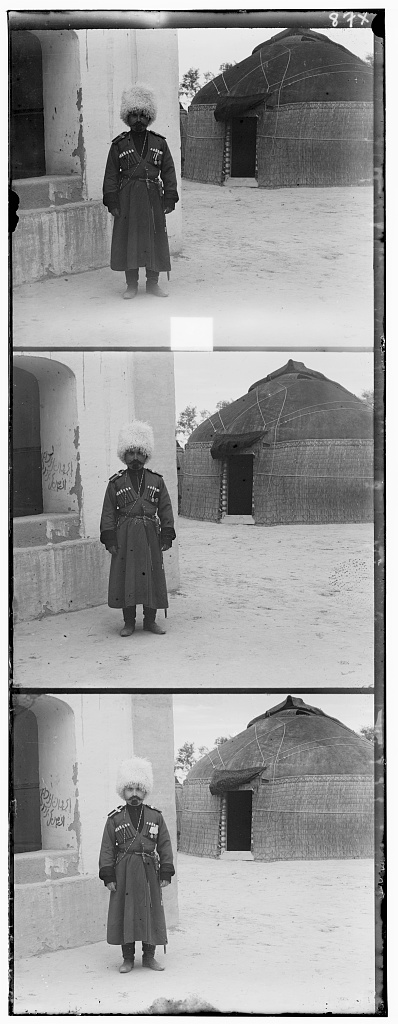
#> input picture soldier-big.jpg, 398 x 1024 px
$ python main.py
#> lines starting #> are read from the running program, lines starting #| are printed output that depends on the picture
import cv2
import numpy as np
import time
import os

# Images URLs

# Laica 1863
# https://www.loc.gov/pictures/resource/prok.00336/?co=prok

# San Nicolas 01368
# https://www.loc.gov/pictures/collection/prok/item/2018680847/

# Soldier 01317
# https://www.loc.gov/pictures/collection/prok/item/2018681235/

def alinear_canales_avanzado(canal_a_mover, canal_base, metodo='ncc', margen_busqueda=15):
    """
    Busca el mejor desplazamiento (dx, dy) utilizando uno de los 4 métodos de correlación.
    """
    # Recortamos los bordes (15%) para evitar que los marcos negros afecten la correlación
    alto, ancho = canal_base.shape
    c_alto, c_ancho = int(alto * 0.15), int(ancho * 0.15)

    base_crop = canal_base[c_alto:-c_alto, c_ancho:-c_ancho].astype(np.float32)
    mover_crop = canal_a_mover[c_alto:-c_alto, c_ancho:-c_ancho].astype(np.float32)

    mejor_desplazamiento = (0, 0)

    if metodo in ['espacial', 'ncc']:
        # Extraemos una plantilla más pequeña del centro del canal a mover
        template = mover_crop[margen_busqueda:-margen_busqueda, margen_busqueda:-margen_busqueda]

        if metodo == 'espacial':
            # Correlación basada en convolución pura en el espacio (TM_CCORR)
            resultado = cv2.matchTemplate(base_crop, template, cv2.TM_CCORR)
        else:
            # Correlación Normalizada (TM_CCORR_NORMED)
            resultado = cv2.matchTemplate(base_crop, template, cv2.TM_CCORR_NORMED)

        _, _, _, max_loc = cv2.minMaxLoc(resultado)
        # Ajustamos el resultado restando el margen para permitir valores negativos
        dx = max_loc[0] - margen_busqueda
        dy = max_loc[1] - margen_busqueda
        mejor_desplazamiento = (dx, dy)

    elif metodo in ['fourier', 'fase']:
        # Aplicamos una ventana de Hanning para mitigar los artefactos en los bordes por la FFT
        hanning_y = np.hanning(base_crop.shape[0])
        hanning_x = np.hanning(base_crop.shape[1])
        ventana = np.outer(hanning_y, hanning_x)

        base_w = base_crop * ventana
        mover_w = mover_crop * ventana

        # Pasamos al dominio de Fourier
        F_base = np.fft.fft2(base_w)
        F_mover = np.fft.fft2(mover_w)

        # Correlación cruzada = F(base) * conjugado( F(mover) )
        cross_power = F_base * np.conj(F_mover)

        if metodo == 'fase':
            # Correlación de fase: normalizamos por la magnitud
            cross_power /= (np.abs(cross_power) + 1e-5)

        # Volvemos al dominio espacial
        correlacion = np.real(np.fft.ifft2(cross_power))
        correlacion = np.fft.fftshift(correlacion) # Ponemos el (0,0) en el centro

        # Buscamos el pico de correlación
        H_c, W_c = correlacion.shape
        y_max, x_max = np.unravel_index(np.argmax(correlacion), correlacion.shape)

        dy = y_max - H_c // 2
        dx = x_max - W_c // 2
        mejor_desplazamiento = (dx, dy)

    return mejor_desplazamiento


def corregir_canal_fotometricamente(canal, percentil_bajo=5, percentil_alto=95):
    """
    Ajusta el contraste del canal recortando los valores extremos y
    reescalando el resultado al rango [0, 255].
    """
    canal_float = canal.astype(np.float32)

    minimo = np.percentile(canal_float, percentil_bajo)
    maximo = np.percentile(canal_float, percentil_alto)

    if maximo <= minimo:
        return canal.copy()

    canal_recortado = np.clip(canal_float, minimo, maximo)
    canal_normalizado = (canal_recortado - minimo) / (maximo - minimo)
    canal_normalizado = canal_normalizado * 255.0

    return canal_normalizado.astype(np.uint8)


def aplicar_correcciones_fotometricas(b, g, r):
    """
    Aplica una corrección fotométrica independiente a cada canal.
    """
    b_corregido = corregir_canal_fotometricamente(b)
    g_corregido = corregir_canal_fotometricamente(g)
    r_corregido = corregir_canal_fotometricamente(r)

    return b_corregido, g_corregido, r_corregido


def eliminar_defectos(imagen_color, umbral=30, area_maxima=4):
    """
    Elimina solo defectos pequeños y aislados sin degradar la textura general.

    Estrategia:
    - se calcula una mediana local en escala de grises
    - se detectan píxeles muy distintos de su entorno
    - se conservan solo componentes muy pequeñas
    - solo en esas zonas se sustituye por una versión filtrada
    """
    gris = cv2.cvtColor(imagen_color, cv2.COLOR_BGR2GRAY)
    gris_mediana = cv2.medianBlur(gris, 3)

    diferencia = cv2.absdiff(gris, gris_mediana)
    mascara = (diferencia > umbral).astype(np.uint8) * 255

    num_labels, labels, stats, _ = cv2.connectedComponentsWithStats(mascara, connectivity=8)

    mascara_pequena = np.zeros_like(mascara)

    for i in range(1, num_labels):
        area = stats[i, cv2.CC_STAT_AREA]
        if area <= area_maxima:
            mascara_pequena[labels == i] = 255

    imagen_filtrada = cv2.medianBlur(imagen_color, 3)

    imagen_limpia = imagen_color.copy()
    imagen_limpia[mascara_pequena == 255] = imagen_filtrada[mascara_pequena == 255]

    return imagen_limpia


def procesar_imagen_prokudin(ruta_imagen):
#> called with ruta_imagen = 'soldier-big.jpg'
    img = cv2.imread(ruta_imagen, cv2.IMREAD_GRAYSCALE)
#> img is the input picture: shape (1024, 398); min 0, max 255, mean 154.8
    if img is None:
        print(f"Error al cargar la imagen: {ruta_imagen}")
        return None, None, None

    alto = img.shape[0]
#> alto = 1024
    h_tercio = alto // 3
#> h_tercio = 341

    b = img[0:h_tercio, :]
    g = img[h_tercio:2 * h_tercio, :]
    r = img[2 * h_tercio:3 * h_tercio, :]

    print(f"\nProcesando {ruta_imagen}...")
    print("-" * 50)

    # Benchmarking de los métodos
    metodos = ['espacial', 'ncc', 'fourier', 'fase']
    mejores_tiempos = {}

    print("Midiendo tiempos de alineación para el canal Verde (G):")
    for m in metodos:
        inicio = time.time()
        dx, dy = alinear_canales_avanzado(g, b, metodo=m, margen_busqueda=15)
        fin = time.time()
        tiempo_total = fin - inicio
        mejores_tiempos[m] = (tiempo_total, dx, dy)
        print(f" - {m.capitalize():10s}: {tiempo_total:.4f} seg | Desplazamiento: (dx={dx:3d}, dy={dy:3d})")
#> this loop made 4 passes
#> max_loc in alinear_canales_avanzado on passes 1 to 2: (18, 18), (18, 18)
#> (y_max in alinear_canales_avanzado, x_max in alinear_canales_avanzado) on passes 3 to 4: (122, 143), (122, 143)
#|  - Espacial  : 0.0394 seg | Desplazamiento: (dx=  3, dy=  3)
#|  - Ncc       : 0.0056 seg | Desplazamiento: (dx=  3, dy=  3)
#|  - Fourier   : 0.0344 seg | Desplazamiento: (dx=  3, dy=  3)
#|  - Fase      : 0.0355 seg | Desplazamiento: (dx=  3, dy=  3)
#> after the loop, mejores_tiempos = {'espacial': (0.0394, 3, 3), 'ncc': (0.00565, 3, 3), 'fourier': (0.0344, 3, 3), 'fase': (0.0355, 3, 3)}

    # Escoger el método más rápido (excluyendo el 'espacial' puro si es muy errático)
    # Por lo general, NCC o Fase darán los mejores resultados reales. Usaremos 'ncc' por defecto
    # como punto de equilibrio perfecto entre velocidad y precisión.
    metodo_elegido = 'ncc'
    print(f"\nUsando '{metodo_elegido}' para el alineado final...")

    # Alineación G
    tiempo_g, dx_g, dy_g = mejores_tiempos[metodo_elegido]
#> tiempo_g = 0.00565; dx_g = 3; dy_g = 3
    g_alineado = np.roll(g, dy_g, axis=0)
    g_alineado = np.roll(g_alineado, dx_g, axis=1)

    # Alineación R
    dx_r, dy_r = alinear_canales_avanzado(r, b, metodo=metodo_elegido, margen_busqueda=15)
#> in alinear_canales_avanzado (call 5), `resultado = cv2.matchTemplate(base_crop, template, cv2.TM_CCORR_NORMED)`:
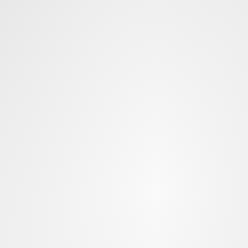
#> resultado: shape (31, 31) float32 (shown 8 times larger); min 0.913, max 0.983, mean 0.95
#> in alinear_canales_avanzado (call 5), `_, _, _, max_loc = cv2.minMaxLoc(resultado)`: max_loc = (19, 23)
#> in alinear_canales_avanzado (call 5), `dx = max_loc[0] - margen_busqueda`: dx = 4
#> in alinear_canales_avanzado (call 5), `dy = max_loc[1] - margen_busqueda`: dy = 8
#> in alinear_canales_avanzado (call 5), `mejor_desplazamiento = (dx, dy)`: mejor_desplazamiento = (4, 8)
#> dx_r = 4; dy_r = 8
    r_alineado = np.roll(r, dy_r, axis=0)
    r_alineado = np.roll(r_alineado, dx_r, axis=1)

    imagen_color = cv2.merge([b, g_alineado, r_alineado])
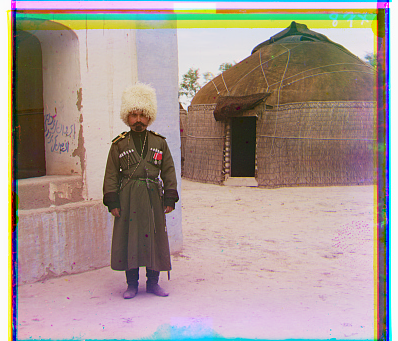
#> imagen_color: shape (341, 398, 3); mean of channels 0, 1, 2 145.2, 151.2, 167.7; drawn as B, G, R

    b_corregido, g_corregido, r_corregido = aplicar_correcciones_fotometricas(b, g_alineado, r_alineado)
#> in corregir_canal_fotometricamente, `minimo = np.percentile(canal_float, percentil_bajo)`: minimo = 29
#> in corregir_canal_fotometricamente, `maximo = np.percentile(canal_float, percentil_alto)`: maximo = 250
#> call 2 of corregir_canal_fotometricamente, with percentil_bajo = 5, percentil_alto = 95
#> in corregir_canal_fotometricamente (call 2), `minimo = np.percentile(canal_float, percentil_bajo)`: minimo = 49
#> in corregir_canal_fotometricamente (call 2), `maximo = np.percentile(canal_float, percentil_alto)`: maximo = 247
#> in corregir_canal_fotometricamente (call 2), `canal_normalizado = (canal_recortado - minimo) / (maximo - minimo)`:
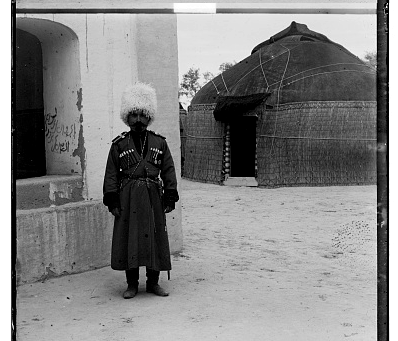
#> canal_normalizado: shape (341, 398) float32; min 0, max 1, mean 0.519
#> call 3 of corregir_canal_fotometricamente, with percentil_bajo = 5, percentil_alto = 95
#> in corregir_canal_fotometricamente (call 3), `minimo = np.percentile(canal_float, percentil_bajo)`: minimo = 45
#> in corregir_canal_fotometricamente (call 3), `maximo = np.percentile(canal_float, percentil_alto)`: maximo = 250
#> in corregir_canal_fotometricamente (call 3), `canal_normalizado = (canal_recortado - minimo) / (maximo - minimo)`:
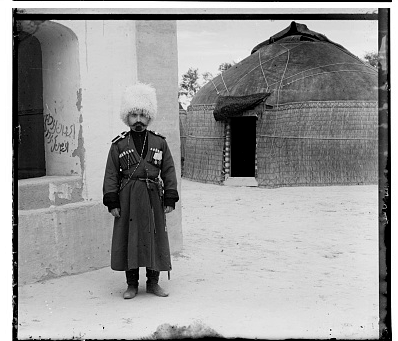
#> canal_normalizado: shape (341, 398) float32; min 0, max 1, mean 0.604
    imagen_color_corregida = cv2.merge([b_corregido, g_corregido, r_corregido])

    imagen_color_corregida_sin_defectos = eliminar_defectos(imagen_color_corregida)
#> in eliminar_defectos, `mascara = (diferencia > umbral).astype(np.uint8) * 255`:
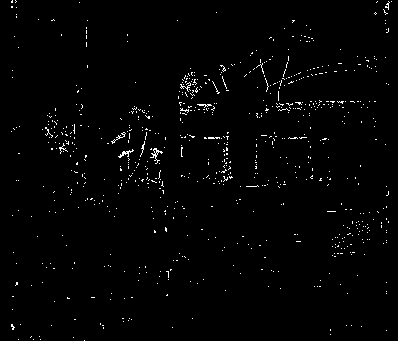
#> mascara: shape (341, 398); 1.4% white in thin lines or dots
#> in eliminar_defectos, `num_labels, labels, stats, _ = cv2.connectedComponentsWithStats(mascar..`:
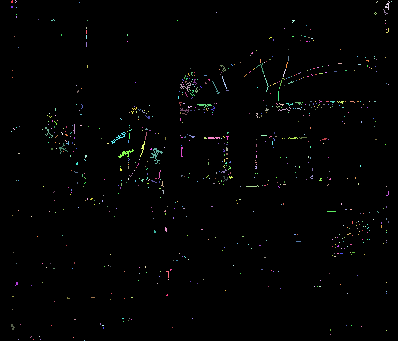
#> labels: shape (341, 398) int32; 761 distinct labels, from 0 to 760; one colour per label, 0 black
#> in eliminar_defectos, `num_labels, labels, stats, _ = cv2.connectedComponentsWithStats(mascar..`: num_labels = 761; stats = 761 rows, first 6: [0, 0, 398, 341, 133799], [11, 0, 2, 3, 5], [15, 0, 2, 3, 3], [376, 1, 2, 2, 2], [385, 1, 5, 9, 17], [391, 1, 1, 1, 1]
#> the loop in eliminar_defectos, `for i in range(1, num_labels):` made 760 passes
#> area on passes 1 to 3: 5, 3, 2
#> after the loop in eliminar_defectos, `for i in range(1, num_labels):`: mascara_pequena: shape (341, 398); 0.76% white in thin lines or dots
#> in eliminar_defectos, `imagen_limpia[mascara_pequena == 255] = imagen_filtrada[mascara_pequen..`:
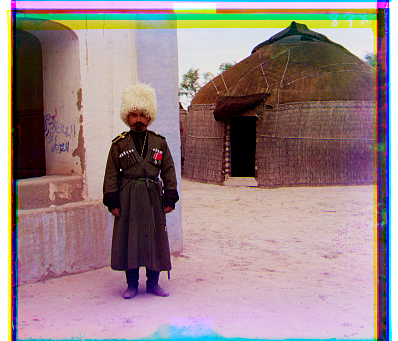
#> imagen_limpia: shape (341, 398, 3); mean of channels 0, 1, 2 134.3, 132, 153.5; drawn as B, G, R

    return imagen_color, imagen_color_corregida, imagen_color_corregida_sin_defectos


if __name__ == "__main__":
    # ruta = 'laica-big.jpg'
    # ruta = 'san-nicolas-big.jpg'
    ruta = 'soldier-big.jpg'
    nombre_base = os.path.splitext(os.path.basename(ruta))[0]

    salida_original = f'{nombre_base}_color.jpg'
    salida_corregida = f'{nombre_base}_color_corregida.jpg'
    salida_corregida_sin_defectos = f'{nombre_base}_color_corregida_sin_defectos.jpg'

    resultado_original, resultado_corregido, resultado_corregido_sin_defectos = procesar_imagen_prokudin(ruta)

    if resultado_original is not None and resultado_corregido is not None and resultado_corregido_sin_defectos is not None:
        cv2.imwrite(salida_original, resultado_original)
        print(f"Imagen original guardada como '{salida_original}'.")

        cv2.imwrite(salida_corregida, resultado_corregido)
        print(f"Imagen con corrección fotométrica guardada como '{salida_corregida}'.")

        cv2.imwrite(salida_corregida_sin_defectos, resultado_corregido_sin_defectos)
        print(
            f"Imagen con corrección fotométrica y eliminación de defectos guardada como '{salida_corregida_sin_defectos}'.")

$ run again, with laica-big.jpg copied over soldier-big.jpg
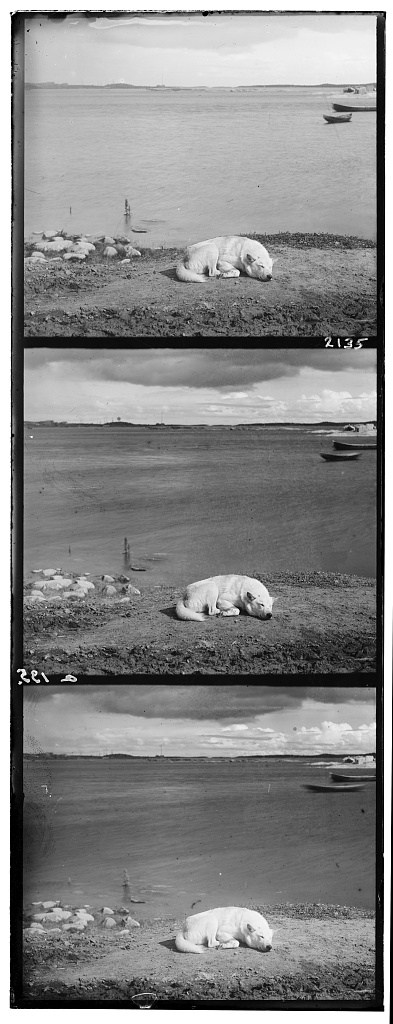
#> input picture laica-big.jpg, 393 x 1024 px
#> in procesar_imagen_prokudin, img is the input picture: shape (1024, 393); min 0, max 255, mean 134.8
#> the loop in procesar_imagen_prokudin, `for m in metodos:` made 4 passes
#> (max_loc in alinear_canales_avanzado, dx, dy) on passes 1 to 2: ((0, 0), -15, -15), ((15, 18), 0, 3)
#> (printed output is left out)
#> after the loop in procesar_imagen_prokudin, `for m in metodos:`: mejores_tiempos = {'espacial': (0.0346, -15, -15), 'ncc': (0.00637, 0, 3), 'fourier': (0.0456, 2, -3), 'fase': (0.0547, 0, 2)}
#> tiempo_g = 0.00637; dx_g = 0; dy_g = 3
#> dx_r = 1; dy_r = 11
#> minimo = 40
#> maximo = 255
#> mascara: shape (341, 393); 1.7% white in thin lines or dots
#> in eliminar_defectos, `num_labels, labels, stats, _ = cv2.connectedComponentsWithStats(mascar..`:
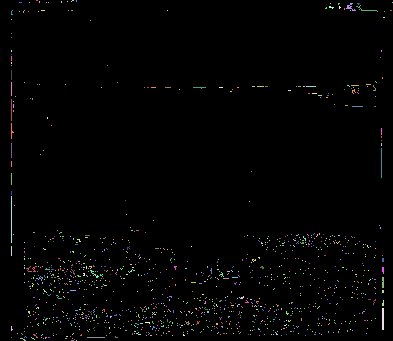
#> labels: shape (341, 393) int32; 1142 distinct labels, from 0 to 1141; one colour per label, 0 black
#> num_labels = 1142; stats = 1142 rows, first 6: [0, 0, 393, 341, 131674], [36, 0, 2, 1, 2], [39, 1, 1, 2, 2], [61, 1, 1, 2, 2], [67, 1, 1, 1, 1], [71, 0, 3, 2, 3]
#> the loop in eliminar_defectos, `for i in range(1, num_labels):` made 1141 passes
#> area on passes 13, 16: 28, 26
#> in eliminar_defectos, `imagen_limpia[mascara_pequena == 255] = imagen_filtrada[mascara_pequen..`:
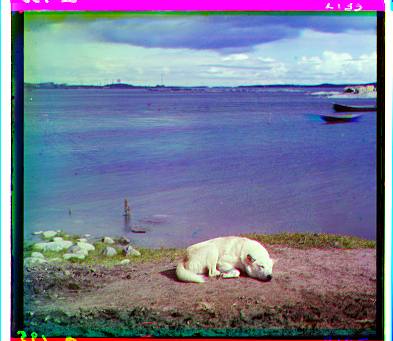
#> imagen_limpia: shape (341, 393, 3); mean of channels 0, 1, 2 148.2, 122.7, 116.2; drawn as B, G, R

$ run again, with san-nicolas-big.jpg copied over soldier-big.jpg
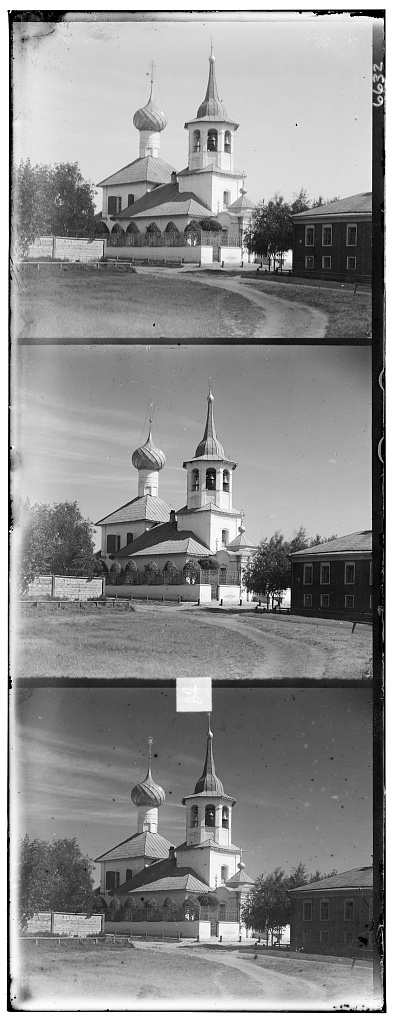
#> input picture san-nicolas-big.jpg, 396 x 1024 px
#> in procesar_imagen_prokudin, img is the input picture: shape (1024, 396); min 0, max 255, mean 144.1
#> the loop in procesar_imagen_prokudin, `for m in metodos:` made 4 passes
#> max_loc in alinear_canales_avanzado on passes 1 to 2: (16, 17), (16, 17)
#> (printed output is left out)
#> after the loop in procesar_imagen_prokudin, `for m in metodos:`: mejores_tiempos = {'espacial': (0.0393, 1, 2), 'ncc': (0.00638, 1, 2), 'fourier': (0.0474, 1, 2), 'fase': (0.0468, 1, 2)}
#> tiempo_g = 0.00638; dx_g = 1; dy_g = 2
#> dy_r = 7
#> minimo = 31
#> maximo = 255
#> mascara: shape (341, 396); 2.9% white in thin lines or dots
#> in eliminar_defectos, `num_labels, labels, stats, _ = cv2.connectedComponentsWithStats(mascar..`:
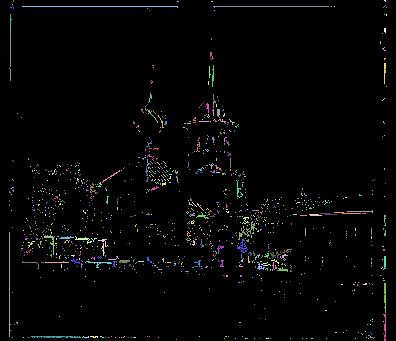
#> labels: shape (341, 396) int32; 995 distinct labels, from 0 to 994; one colour per label, 0 black
#> num_labels = 995; stats = 995 rows, first 6: [0, 0, 396, 341, 131154], [13, 0, 1, 2, 2], [177, 1, 2, 1, 2], [211, 1, 2, 1, 2], [384, 0, 2, 2, 3], [12, 4, 1, 1, 1]
#> the loop in eliminar_defectos, `for i in range(1, num_labels):` made 994 passes
#> area on passes 8, 9, 16: 157, 117, 54
#> in eliminar_defectos, `imagen_limpia[mascara_pequena == 255] = imagen_filtrada[mascara_pequen..`:
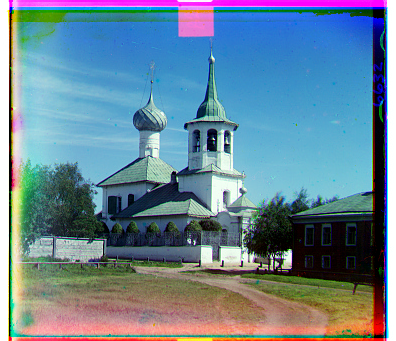
#> imagen_limpia: shape (341, 396, 3); mean of channels 0, 1, 2 150.1, 133, 105.3; drawn as B, G, R
